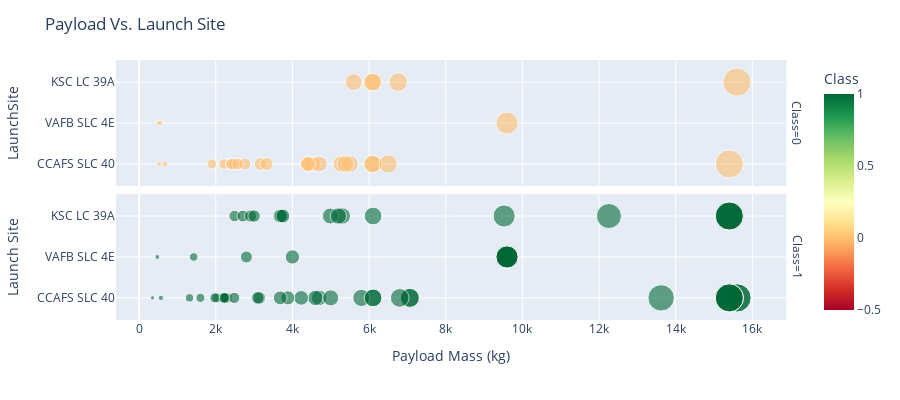

Notebook source saved alongside this figure:
### Code cell
fig = px.scatter(df, x="PayloadMass", y="LaunchSite", color="Class", size='PayloadMass', facet_row="Class", hover_data=['PayloadMass'],  color_continuous_scale='rdylgn', opacity=.6, height=400)
fig.update_layout(title='Payload Vs. Launch Site', xaxis_title='Payload Mass (kg)', yaxis_title='Launch Site')
fig.show()

### Figure 1 — Plotly figure (JSON) as saved in the notebook; plotly's stock layout.template omitted (floating-point values rounded to 4 significant figures)
{"data": [{"hovertemplate": "Class=%{marker.color}<br>PayloadMass=%{marker.size}<br>LaunchSite=%{y}<extra></extra>", "legendgroup": "", "marker": {"color": [0, 0, 0, 0, 0, 0, 0, 0, 0, 0, 0, 0, 0, 0, 0, 0, 0, 0, 0, 0, 0, 0, 0, 0, 0, 0, 0, 0, 0, 0], "coloraxis": "coloraxis", "opacity": 0.6, "size": [6105.0, 525.0, 677.0, 500.0, 3170.0, 3325.0, 4535.0, 4428.0, 2216.0, 2395.0, 1898.0, 4707.0, 2477.0, 553.0, 5271.0, 5500.0, 5600.0, 6070.0, 6761.0, 6092.0, 9600.0, 2760.0, 5384.0, 2410.0, 2573.0, 4400.0, 6500.0, 6105.0, 15400.0, 15600.0], "sizemode": "area", "sizeref": 39, "symbol": "circle"}, "mode": "markers", "name": "", "orientation": "h", "showlegend": false, "type": "scatter", "x": [6105.0, 525.0, 677.0, 500.0, 3170.0, 3325.0, 4535.0, 4428.0, 2216.0, 2395.0, 1898.0, 4707.0, 2477.0, 553.0, 5271.0, 5500.0, 5600.0, 6070.0, 6761.0, 6092.0, 9600.0, 2760.0, 5384.0, 2410.0, 2573.0, 4400.0, 6500.0, 6105.0, 15400.0, 15600.0], "xaxis": "x2", "y": ["CCAFS SLC 40", "CCAFS SLC 40", "CCAFS SLC 40", "VAFB SLC 4E", "CCAFS SLC 40", "CCAFS SLC 40", "CCAFS SLC 40", "CCAFS SLC 40", "CCAFS SLC 40", "CCAFS SLC 40", "CCAFS SLC 40", "CCAFS SLC 40", "CCAFS SLC 40", "VAFB SLC 4E", "CCAFS SLC 40", "CCAFS SLC 40", "KSC LC 39A", "KSC LC 39A", "KSC LC 39A", "CCAFS SLC 40", "VAFB SLC 4E", "CCAFS SLC 40", "CCAFS SLC 40", "CCAFS SLC 40", "CCAFS SLC 40", "CCAFS SLC 40", "CCAFS SLC 40", "KSC LC 39A", "CCAFS SLC 40", "KSC LC 39A"], "yaxis": "y2"}, {"hovertemplate": "Class=%{marker.color}<br>PayloadMass=%{marker.size}<br>LaunchSite=%{y}<extra></extra>", "legendgroup": "", "marker": {"color": [1, 1, 1, 1, 1, 1, 1, 1, 1, 1, 1, 1, 1, 1, 1, 1, 1, 1, 1, 1, 1, 1, 1, 1, 1, 1, 1, 1, 1, 1, 1, 1, 1, 1, 1, 1, 1, 1, 1, 1, 1, 1, 1, 1, 1, 1, 1, 1, 1, 1, 1, 1, 1, 1, 1, 1, 1, 1, 1, 1], "coloraxis": "coloraxis", "opacity": 0.6, "size": [2296.0, 1316.0, 570.0, 2034.0, 3136.0, 4696.0, 3100.0, 2257.0, 4600.0, 9600.0, 2490.0, 5300.0, 6105.0, 2708.0, 3669.0, 9600.0, 2910.0, 475.0, 4990.0, 9600.0, 5200.0, 3700.0, 2205.0, 9600.0, 6105.0, 4230.0, 350.0, 3750.0, 7076.0, 9600.0, 5800.0, 7060.0, 2800.0, 3000.0, 4000.0, 9600.0, 12260.0, 2482.0, 13620.0, 1425.0, 2228.0, 15600.0, 5000.0, 6800.0, 15400.0, 15600.0, 1977.0, 15400.0, 9525.0, 15400.0, 15400.0, 3880.0, 6105.0, 15400.0, 1600.0, 15400.0, 15400.0, 15400.0, 15400.0, 3681.0], "sizemode": "area", "sizeref": 39, "symbol": "circle"}, "mode": "markers", "name": "", "orientation": "h", "showlegend": false, "type": "scatter", "x": [2296.0, 1316.0, 570.0, 2034.0, 3136.0, 4696.0, 3100.0, 2257.0, 4600.0, 9600.0, 2490.0, 5300.0, 6105.0, 2708.0, 3669.0, 9600.0, 2910.0, 475.0, 4990.0, 9600.0, 5200.0, 3700.0, 2205.0, 9600.0, 6105.0, 4230.0, 350.0, 3750.0, 7076.0, 9600.0, 5800.0, 7060.0, 2800.0, 3000.0, 4000.0, 9600.0, 12260.0, 2482.0, 13620.0, 1425.0, 2228.0, 15600.0, 5000.0, 6800.0, 15400.0, 15600.0, 1977.0, 15400.0, 9525.0, 15400.0, 15400.0, 3880.0, 6105.0, 15400.0, 1600.0, 15400.0, 15400.0, 15400.0, 15400.0, 3681.0], "xaxis": "x", "y": ["CCAFS SLC 40", "CCAFS SLC 40", "CCAFS SLC 40", "CCAFS SLC 40", "CCAFS SLC 40", "CCAFS SLC 40", "CCAFS SLC 40", "CCAFS SLC 40", "CCAFS SLC 40", "VAFB SLC 4E", "KSC LC 39A", "KSC LC 39A", "KSC LC 39A", "KSC LC 39A", "KSC LC 39A", "VAFB SLC 4E", "KSC LC 39A", "VAFB SLC 4E", "KSC LC 39A", "VAFB SLC 4E", "KSC LC 39A", "KSC LC 39A", "CCAFS SLC 40", "VAFB SLC 4E", "CCAFS SLC 40", "CCAFS SLC 40", "CCAFS SLC 40", "KSC LC 39A", "CCAFS SLC 40", "VAFB SLC 4E", "CCAFS SLC 40", "CCAFS SLC 40", "VAFB SLC 4E", "KSC LC 39A", "VAFB SLC 4E", "VAFB SLC 4E", "KSC LC 39A", "CCAFS SLC 40", "CCAFS SLC 40", "VAFB SLC 4E", "CCAFS SLC 40", "CCAFS SLC 40", "CCAFS SLC 40", "CCAFS SLC 40", "CCAFS SLC 40", "CCAFS SLC 40", "CCAFS SLC 40", "KSC LC 39A", "KSC LC 39A", "CCAFS SLC 40", "CCAFS SLC 40", "CCAFS SLC 40", "CCAFS SLC 40", "CCAFS SLC 40", "CCAFS SLC 40", "KSC LC 39A", "KSC LC 39A", "KSC LC 39A", "CCAFS SLC 40", "CCAFS SLC 40"], "yaxis": "y"}], "layout": {"annotations": [{"font": {}, "showarrow": false, "text": "Class=1", "textangle": 90, "x": 0.98, "xanchor": "left", "xref": "paper", "y": 0.2425, "yanchor": "middle", "yref": "paper"}, {"font": {}, "showarrow": false, "text": "Class=0", "textangle": 90, "x": 0.98, "xanchor": "left", "xref": "paper", "y": 0.7575, "yanchor": "middle", "yref": "paper"}], "coloraxis": {"colorbar": {"title": {"text": "Class"}}, "colorscale": [[0, "rgb(165,0,38)"], [0.1, "rgb(215,48,39)"], [0.2, "rgb(244,109,67)"], [0.3, "rgb(253,174,97)"], [0.4, "rgb(254,224,139)"], [0.5, "rgb(255,255,191)"], [0.6, "rgb(217,239,139)"], [0.7, "rgb(166,217,106)"], [0.8, "rgb(102,189,99)"], [0.9, "rgb(26,152,80)"], [1, "rgb(0,104,55)"]]}, "height": 400, "legend": {"itemsizing": "constant", "tracegroupgap": 0}, "margin": {"t": 60}, "title": {"text": "Payload Vs. Launch Site"}, "xaxis": {"anchor": "y", "domain": [0, 0.98], "title": {"text": "Payload Mass (kg)"}}, "xaxis2": {"anchor": "y2", "domain": [0, 0.98], "matches": "x", "showticklabels": false}, "yaxis": {"anchor": "x", "domain": [0, 0.485], "title": {"text": "Launch Site"}}, "yaxis2": {"anchor": "x2", "domain": [0.515, 1], "matches": "y", "title": {"text": "LaunchSite"}}}}
